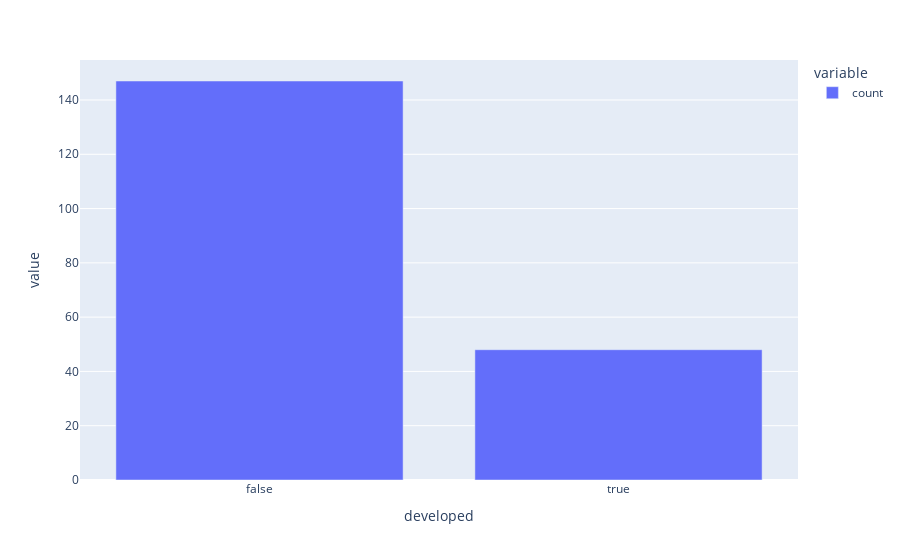

Notebook code cell kept with this figure:
### Code cell
df['developed'].value_counts().plot(kind='bar', backend='plotly')

### Figure 1 — Plotly figure (JSON) as saved in the notebook; plotly's stock layout.template omitted (floating-point values rounded to 4 significant figures)
{"data": [{"alignmentgroup": "True", "hovertemplate": "variable=count<br>developed=%{x}<br>value=%{y}<extra></extra>", "legendgroup": "count", "marker": {"color": "#636efa", "pattern": {"shape": ""}}, "name": "count", "offsetgroup": "count", "orientation": "v", "showlegend": true, "textposition": "auto", "type": "bar", "x": [false, true], "xaxis": "x", "y": [147, 48], "yaxis": "y"}], "layout": {"barmode": "relative", "legend": {"title": {"text": "variable"}, "tracegroupgap": 0}, "margin": {"t": 60}, "xaxis": {"anchor": "y", "domain": [0, 1], "title": {"text": "developed"}}, "yaxis": {"anchor": "x", "domain": [0, 1], "title": {"text": "value"}}}}
